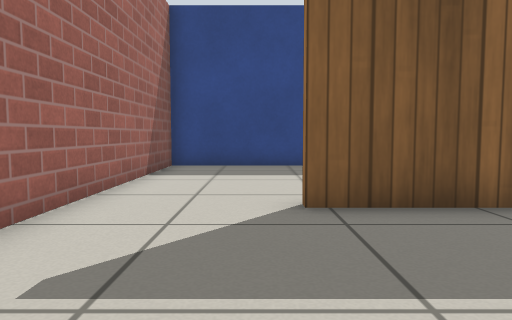
[1] (above)

23 first-person views from a walk through a Gazebo world. The camera is 0.5 m above the floor, tilts 4° down and sees 70° across. The floor is counted in squares, 0.5 m on a side. Each view is taken from the middle of a square. On the plan, view 1 faces up. The plan holds only what a view shows up to about 13 squares ahead; the rest is blank. Gazebo's built-in surfaces are drawn with simple patterns.

[2]
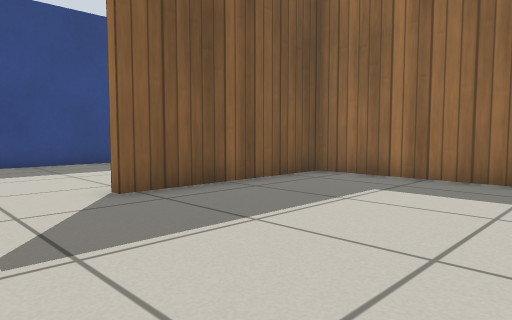

[3]
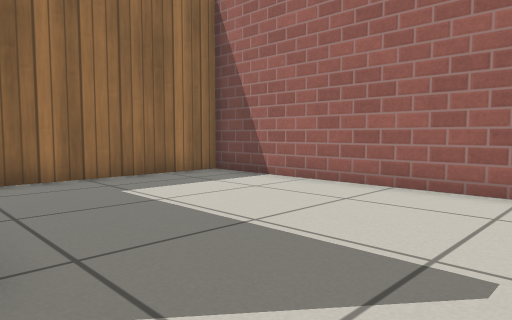

[4]
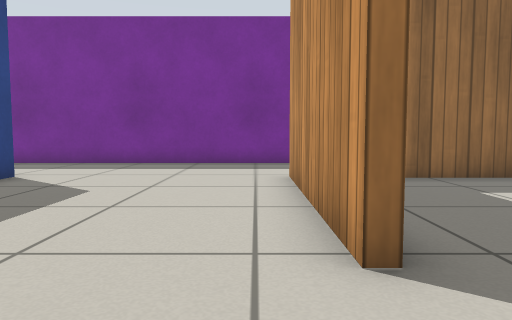

[5]
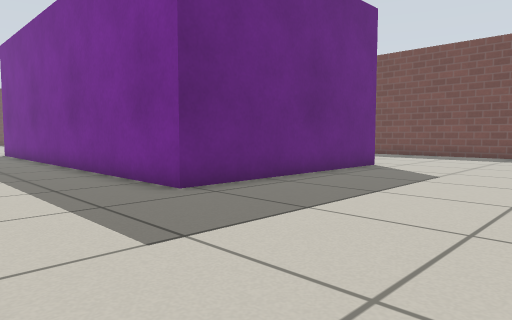

[6]
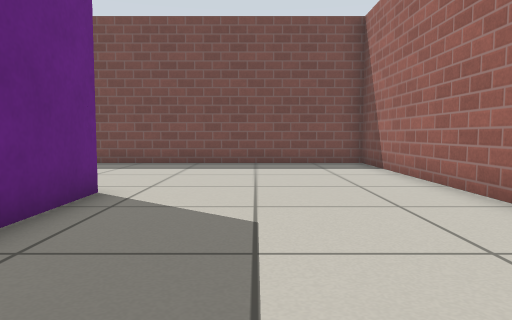

[7]
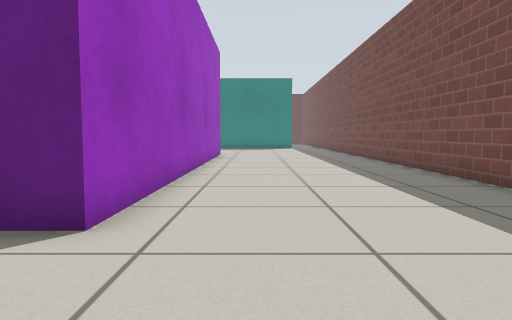

[8]
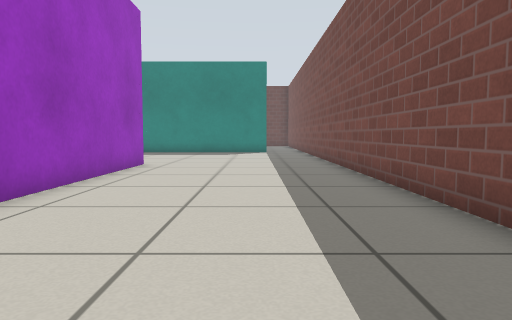

[9]
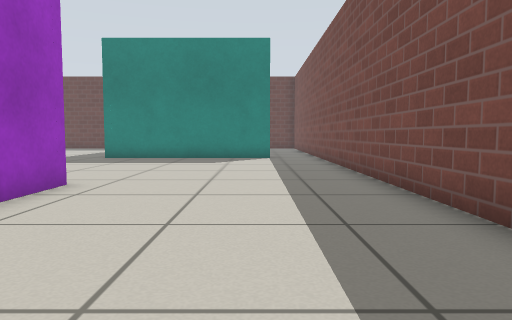

[10]
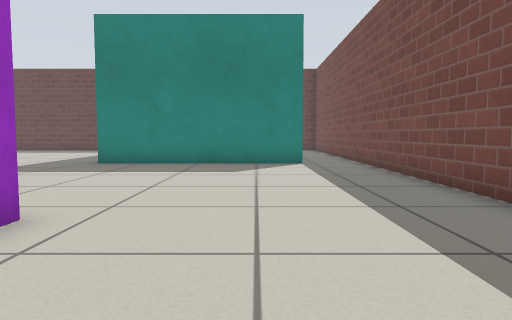

[11]
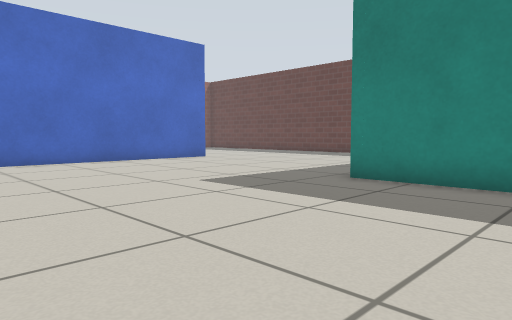

[12]
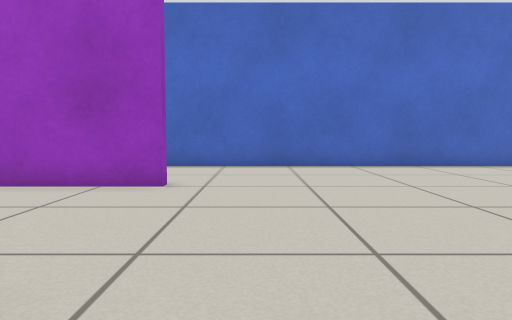

[13]
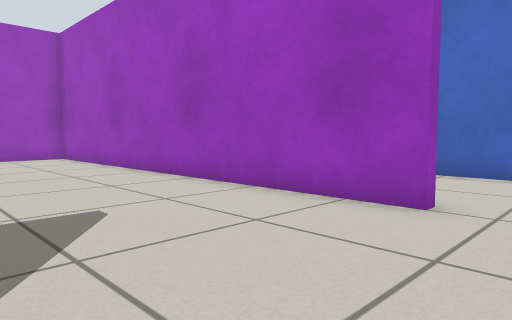

[14]
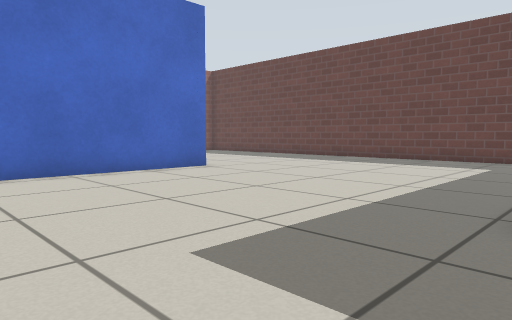

[15]
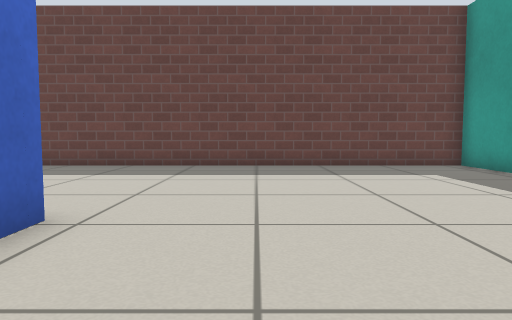

[16]
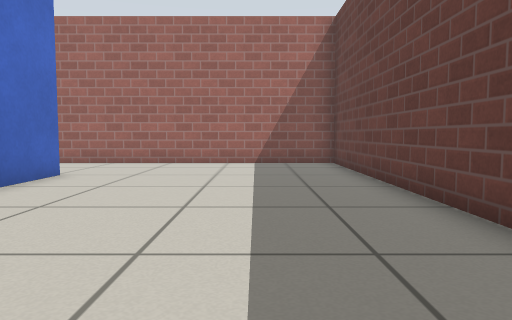

[17]
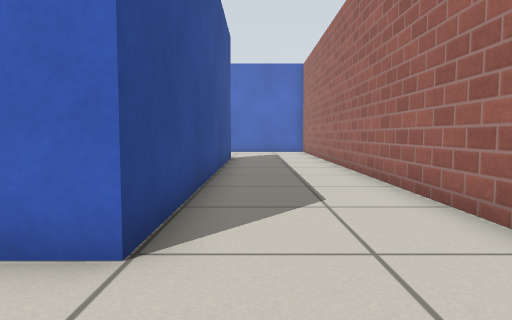

[18]
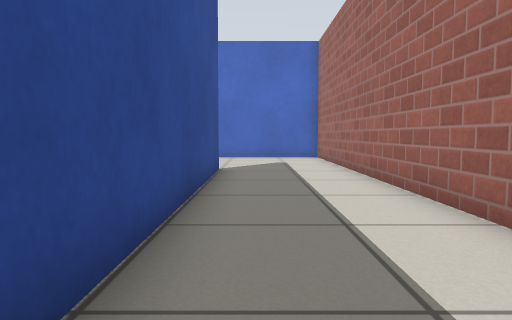

[19]
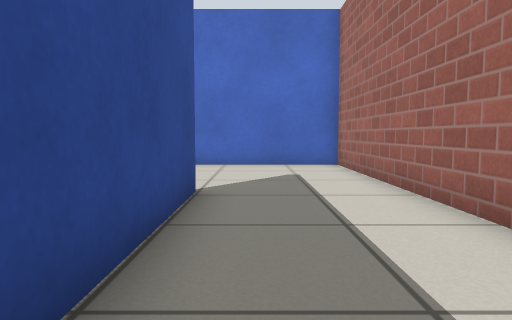

[20]
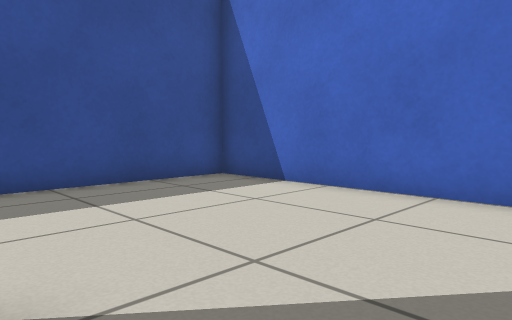

[21]
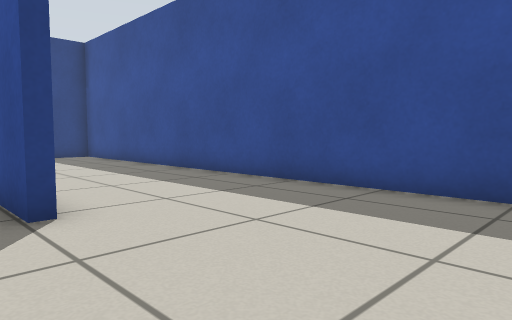

[22]
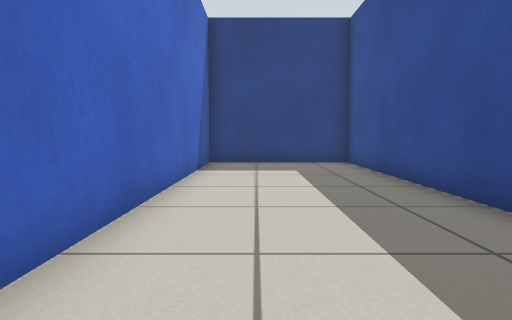

[23]
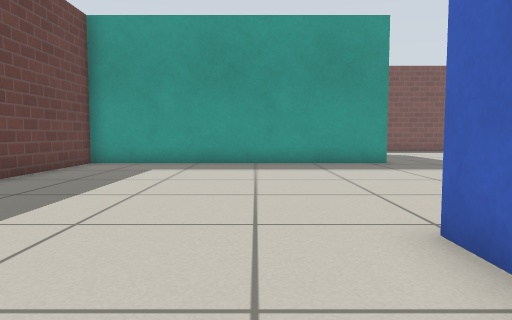

### Floor plan
Points are (right, up) in squares from view 1. A wall is a line through its corners. A room is listed if a view was taken in it or the views show most of it. See-through windows are left out.
Room 1 (views 1, 2, 3)
walls: (-0.9, -1.7) (6.3, -1.7) (6.3, 4.9) (0.6, 4.9); (-2.7, 5.5) (-2.7, 3.7)
ways out: opening at (-1, 5) to room 2
Room 2 (views 4, 5, 6, 7, 8, 9, 10, 11, 12, 13, 14, 15, 16, 17, 18, 19, 20, 21, 23)
walls: (10.6, 19.2) (11, 19.2) (11, 7.2); (18.2, 19.3) (18.2, 4.7) (10.7, 4.7) (10.7, 14.5); (6.6, 11.7) (6, 11.7); (3.5, 11.7) (-2.7, 11.7) (-2.7, 5.5); (1, 17.6) (1, 30.2) (3.2, 30.2); (6.6, 30.2) (6.6, 17.8); (22.6, 27.5) (15.6, 27.5) (15.6, 37.7) (-2.7, 37.7) (-2.7, 12) (0.5, 12); (0.6, 5.2) (6.7, 5.2); (17.3, -1.7) (24.7, -1.7) (24.7, 28.2)
low walls: (5.5, 30.2) (6.6, 30.2)
ways out: opening at (-1, 5) to room 1; opening at (1, 15) to room 3; opening at (23.5, 28)
Room 3 (view 22)
walls: (0.5, 12) (6.3, 12) (6.3, 29.9) (1.4, 29.9) (1.4, 19.2)
ways out: opening at (1, 15) to room 2

Where each view was taken, in squares from view 1:
view 1: 0 up, 0 right, facing up
view 2: 1 down, 2 left, facing up-right
view 3: 5 up, 2 left, facing down-right
view 4: 6 up, 2 left, facing right
view 5: 1 down, 7 right, facing up-right
view 6: 2 up, 12 right, facing right
view 7: 1 up, 20 right, facing up
view 8: 7 up, 22 right, facing up
view 9: 12 up, 22 right, facing up
view 10: 15 up, 21 right, facing up
view 11: 20 up, 20 right, facing up-left
view 12: 21 up, 18 right, facing left
view 13: 21 up, 16 right, facing down-left
view 14: 23 up, 16 right, facing up-left
view 15: 26 up, 9 right, facing up
view 16: 35 up, 10 right, facing left
view 17: 33 up, 0 right, facing down
view 18: 28 up, 0 right, facing down
view 19: 24 up, 0 right, facing down
view 20: 18 up, 1 left, facing down-right
view 21: 13 up, 0 right, facing up-right
view 22: 17 up, 3 right, facing up
view 23: 32 up, 3 right, facing right
